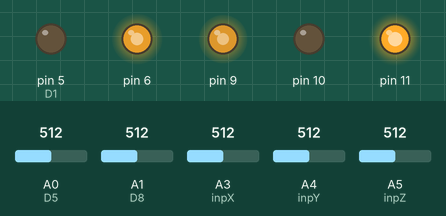
Recording of a sketch running on a simulated Arduino Uno, built with avr-gcc and run on an emulated ATmega328P. On the bench: output pins drawn as LEDs (lit = HIGH). The inputs (shaded band) are chosen by the test bench; at power-on: A0 (D5) = 512, A1 (D8) = 512, A4 (inpY) = 512, A3 (inpX) = 512, A5 (inpZ) = 512. Pins used as bus, display or sensor lines are not drawn.

Above: at 2.0 s.
2.1 s: A0 (D5) set to 409
5.1 s: A0 (D5) set to 391
At 5.7 s:
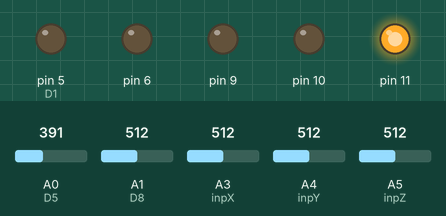
8.1 s: A0 (D5) set to 410
At 9.5 s:
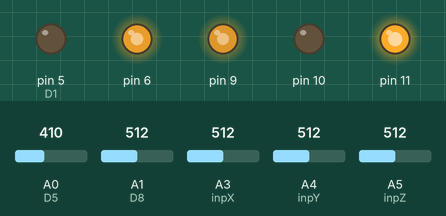
11.1 s: A1 (D8) set to 391
At 11.51 s:
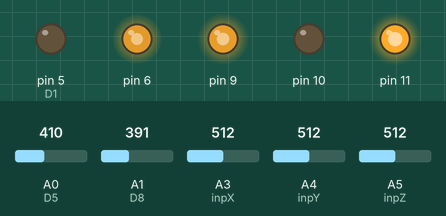
14.1 s: A4 (inpY) set to 416
17.1 s: A4 (inpY) set to 384
At 18.5 s:
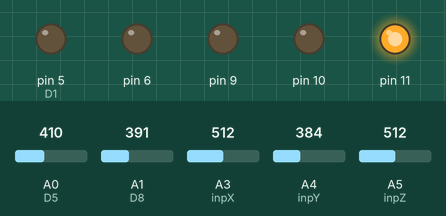
Timing chart, 0 to 20.1 s (numbered marks = the images above; inputs shaded):
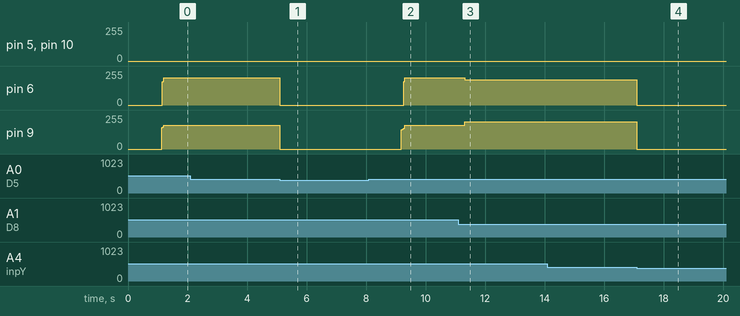

The sketch:

mower_ino.ino
```cpp
unsigned char cnt = 0;
bool haspower = true;

#define D0 16
#define D1 5
#define D2 4
#define D3 0
#define D4 2
#define D5 14
#define D6 12
#define D7 13
#define D8 15

#define inpX A3
#define inpY A4
#define inpZ A5

bool updater();


bool drive(double x, double y, double speedR, double speedL, double duration, bool beginning)
{
  double f = 1.0;
  if(!beginning)
  {
    f = 0.0;
  }
  if(x < 0.0 && y >= 0.0)
  {
   x -= 1.0;
   unsigned long start = millis();

   while(millis()-start < duration)
   {
    analogWrite(10, (int)(255)*speedL*(1 / (1 + f*exp(-0.005*(millis()-start)))));
    analogWrite(5, (int)(255)*speedR*(1 / (1 + f*exp(-0.005*(millis()-start)))));
   }
   digitalWrite(10, LOW);
   digitalWrite(5, LOW);
  }
  else if(y >= 0.0)
  {
   unsigned long start = millis();
   while(millis()-start < duration && analogRead(A0) > 400 && updater())
   {
     analogWrite(9, (int)(255)*speedL*(1 / (1 + f*exp(-0.005*(millis()-start)))));
     analogWrite(6, (int)(255)*speedR*(1 / (1 + f*exp(-0.005*(millis()-start)))));
   }
   digitalWrite(9, LOW);
   digitalWrite(6, LOW);
  }
  else if(x < 0.0)
  {
    x -= 1.0;
    unsigned long start = millis();

    while(millis()-start < duration)
    {
    analogWrite(6, (int)(255)*(1 / (1 + f*exp(-0.005*(millis()-start)))));
    analogWrite(10, (int)(255)*(1 / (1 + f*exp(-0.005*(millis()-start)))));
    }
    digitalWrite(6, LOW);
    digitalWrite(10, LOW);
  }
  else
  {
    unsigned long start = millis();
    while(millis()-start < duration)
    {
     analogWrite(9, (int)(255)*(1 / (1 + f*exp(-0.005*(millis()-start)))));
     analogWrite(5, (int)(255)*(1 / (1 + f*exp(-0.005*(millis()-start)))));
    }
    digitalWrite(9, LOW);
    digitalWrite(5, LOW);
  }
   return analogRead(A0) < 401 || !updater();
}

long timeBegin;
void setup()
{
  pinMode(5, OUTPUT);
  pinMode(6, OUTPUT);
  pinMode(9, OUTPUT);
  pinMode(10, OUTPUT);

  pinMode(11, OUTPUT);
  digitalWrite(11, HIGH);
  pinMode(A0, INPUT);
  analogRead(A0);

  //Acceleration sensors
  pinMode(2, OUTPUT); //GND
  pinMode(4, OUTPUT); //VCC
  analogWrite(2, 0); //GND
  analogWrite(4, 3.3/5.0*255); //VCC 3.3
  pinMode(inpX, INPUT);
  pinMode(inpY, INPUT);
  pinMode(inpZ, INPUT);
  analogRead(inpX);
  analogRead(inpY);
  analogRead(inpZ);
  delay(800);
  //Serial.begin(115200);
  timeBegin = 0;
  //while(!updater());
}
int counter = 0;

double posX = 0;
double posY = 0;
double posZ = 0;

double ax = 0.0;
double ay = 0.0;
double az = 0.0;

double vx = 0.0;
double vy = 0.0;
double vz = 0.0;
#define SENSORCONSTANT_X 364
#define SENSORCONSTANT_Y 360
#define SENSORCONSTANT_Z 433
#define positive(vx) sqrt(vx*vx)
#define threshold 1.1

double acceleration(int pin)
{
  int value = 0;
  for(int i = 0; i < 2; i++)
  {
    value += analogRead(pin);
  }
  return (((double)(value))/2-357)/75.83*9.81;
}

double filteredSpeed(double cmPerSecond)
{
  if(positive(cmPerSecond) < 0.01)
  {
    return 0.0;
  }
  return cmPerSecond;
}

//double middle = 0;
//long cnm = 1;

/** Returns true if not crashed! */
bool updater()
{
  ax = acceleration(inpX);
  ay = acceleration(inpY)-0.47;
  az = acceleration(inpZ);
  /*Serial.print(ax);
  Serial.print(",");
  Serial.print(ay);
  Serial.print(",");
  Serial.println(az);*/
  return positive(ay) >= 5.0;
}

void loop()
{
  // A1 11 cm
  float L = 0.8;
  float R = 0.8;

  /*if(timeBegin == 0)
  {
    timeBegin = millis();
    ax1 = acceleration(inpX);
    ay1 = acceleration(inpY);
    az1 = acceleration(inpZ);
  }
  else
  {
    double relativeTime = (double)(millis()-timeBegin);
    double ax2, ay2, az2;
    ax2 = acceleration(inpX);
    ay2 = acceleration(inpY);
    az2 = acceleration(inpZ);
    vx = relativeTime*0.5*(ax1+ax2); //cm per second
    vy = relativeTime*0.5*(ay1+ay2);
    //vz = filteredSpeed(relativeTime*0.5*(az1+az2));
    //posX += vx * relativeTime;
    posY += vy * relativeTime;
    //posZ += vz * relativeTime;


    Serial.print((ay1-ay2));
    Serial.print(",");
    Serial.print(vy);
    Serial.print(",");
    Serial.println(posY/10);
    //Serial.print(",");
    //middle += acceleration(inpZ);
    //Serial.println(middle/(double)cnm);
    //cnm++;
    timeBegin = 0;
  }*/


  //posX += (double)(analogRead(inpX))/1024.0*relativeTime*relativeTime;
  //posY += (double)(analogRead(inpY))/1024.0*relativeTime*relativeTime;
  //posZ += (double)(analogRead(inpZ))/1024.0*relativeTime*relativeTime;
  if(analogRead(A1) < 401)
  {
    R = 0.75;
    counter = 0;
  }
  else
  {
    L = 0.75 - 0.05*counter;
    if(counter < 1)
    {
      counter++;
    }

  }
  //haspower = false;
  if(haspower)
  {
    if(drive(0.0, 0.0, R, L, 400, cnt < 1))
    {
      cnt = 0;
      delay(300);
      while(drive(-1.0, 0.0, R, L, 200, cnt < 1))
      {

      }
      delay(100);
      drive(0.0, -1.0, R, L, 400, cnt < 1);
      delay(200);
    }
    else
    {
      if(cnt < 1)
      {
        cnt ++;
      }
    }
  }

}
```

Measured:
- the behaviour switches between 401 and 400 on A0 (D5) (found by bisection; images 0 and 1)
- the behaviour switches between 400 and 399 on A4 (inpY) (found by bisection; images 3 and 4)
- after the input at 5.1 s, pin 6: 204/255 → 0/255 at once; pin 9: 178/255 → 0/255 at once
- after the input at 8.1 s, pin 5 (D1): stays 0/255 (without the input it goes to 118/255 after 2.6 s); pin 6: 0/255 → 204/255 after 1.2 s; pin 9: moves from 0/255 to 178/255 over 0.12 s, starting after 1.1 s; pin 10: stays 0/255 (without the input it goes to 103/255 after 2.6 s)
- after the input at 11.1 s, pin 6: 204/255 → 191/255 after 0.21 s; pin 9: 178/255 → 204/255 after 0.21 s
- after the input at 17.1 s, pin 6: 191/255 → 0/255 at once; pin 9: 204/255 → 0/255 at once
